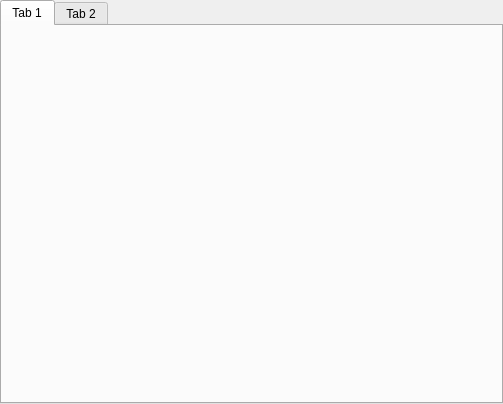
<?xml version="1.0" encoding="UTF-8"?>
<ui version="4.0">
 <class>Pack</class>
 <widget class="QTabWidget" name="Pack">
  <property name="geometry">
   <rect>
    <x>0</x>
    <y>0</y>
    <width>503</width>
    <height>404</height>
   </rect>
  </property>
  <property name="windowTitle">
   <string>TabWidget</string>
  </property>
  <widget class="QWidget" name="tab">
   <attribute name="title">
    <string>Tab 1</string>
   </attribute>
   <widget class="QWidget" name="verticalLayoutWidget">
    <property name="geometry">
     <rect>
      <x>0</x>
      <y>0</y>
      <width>160</width>
      <height>271</height>
     </rect>
    </property>
    <layout class="QVBoxLayout" name="verticalLayout"/>
   </widget>
   <widget class="QWidget" name="verticalLayoutWidget_2">
    <property name="geometry">
     <rect>
      <x>160</x>
      <y>0</y>
      <width>160</width>
      <height>271</height>
     </rect>
    </property>
    <layout class="QVBoxLayout" name="verticalLayout_2"/>
   </widget>
   <widget class="QWidget" name="verticalLayoutWidget_3">
    <property name="geometry">
     <rect>
      <x>320</x>
      <y>0</y>
      <width>160</width>
      <height>271</height>
     </rect>
    </property>
    <layout class="QVBoxLayout" name="verticalLayout_3"/>
   </widget>
  </widget>
  <widget class="QWidget" name="tab">
   <attribute name="title">
    <string>Tab 2</string>
   </attribute>
  </widget>
 </widget>
 <resources/>
 <connections/>
</ui>
